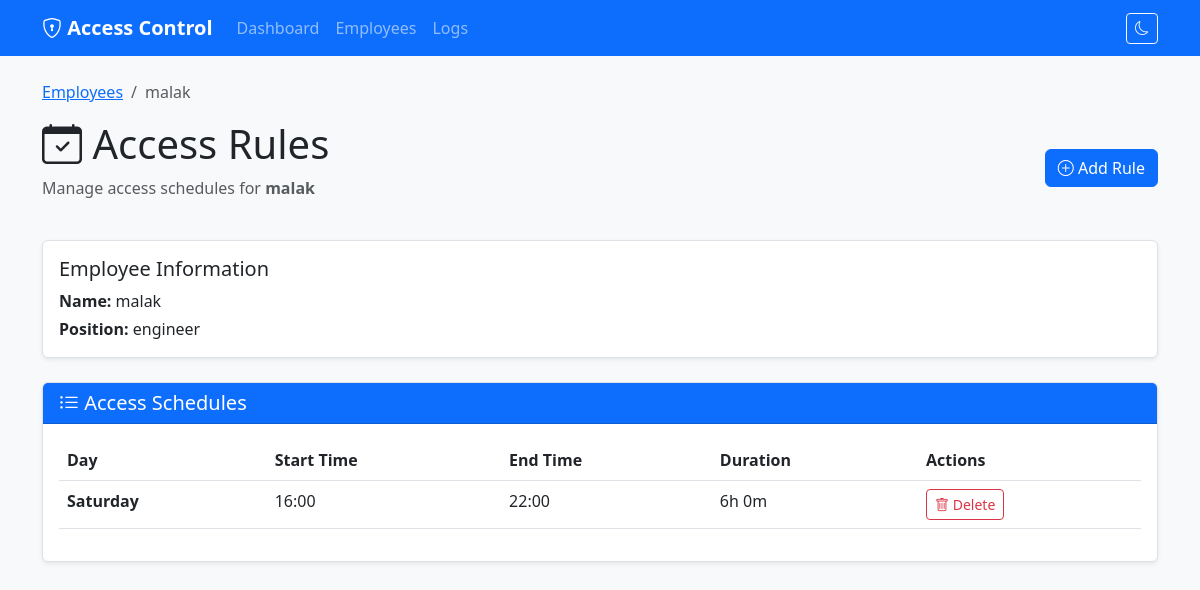
/employee/2/access, run on the app's committed database.
### models.py (models this page shows, shortened)
class Employee(db.Model):
    __tablename__ = 'employees'
    id = Column(Integer, primary_key=True)
    name = Column(String(100), nullable=False)
    position = Column(String(100))
    created_at = Column(DateTime, default=datetime.utcnow)
    access_rules = relationship('AccessRule', back_populates='employee', cascade='all, delete-orphan')
    access_logs = relationship('AccessLog', back_populates='employee', cascade='all, delete-orphan')

class AccessRule(db.Model):
    __tablename__ = 'access_rules'
    id = Column(Integer, primary_key=True)
    employee_id = Column(Integer, ForeignKey('employees.id', ondelete='CASCADE'), nullable=False)
    day_of_week = Column(Integer, nullable=False)  # 0=Monday, 6=Sunday
    start_time = Column(Time, nullable=False)
    end_time = Column(Time, nullable=False)
    employee = relationship('Employee', back_populates='access_rules')

### app.py (the view)
@app.route('/employee/<int:employee_id>/access')
def employee_access_rules(employee_id):
    employee = Employee.query.get_or_404(employee_id)
    rules = AccessRule.query.filter_by(employee_id=employee_id).order_by(
        AccessRule.day_of_week, AccessRule.start_time
    ).all()
    return render_template('access_rules.html',
                         employee=employee,
                         rules=rules,
                         day_names=DAY_NAMES)

### templates/access_rules.html (shortened to what this page needs)
{% extends "base.html" %}
{% block content %}
<div class="row mb-4">
    <div class="col-md-12">
        <nav aria-label="breadcrumb">
            <ol class="breadcrumb">
                <li class="breadcrumb-item"><a href="{{ url_for('employees') }}">Employees</a></li>
                <li class="breadcrumb-item active">{{ employee.name }}</li>
            </ol>
        </nav>
        <div class="d-flex justify-content-between align-items-center">
            <div>
                <h1><i class="bi bi-calendar-check"></i> Access Rules</h1>
                <p class="text-muted">Manage access schedules for <strong>{{ employee.name }}</strong></p>
            </div>
            <button type="button" class="btn btn-primary" data-bs-toggle="modal" data-bs-target="#addRuleModal">
                <i class="bi bi-plus-circle"></i> Add Rule
            </button>
        </div>
    </div>
</div>
<div class="row mb-4">
    <div class="col-md-12">
        <div class="card shadow-sm">
            <div class="card-body">
                <h5 class="card-title">Employee Information</h5>
                <p class="mb-1"><strong>Name:</strong> {{ employee.name }}</p>
                {% if employee.position %}
                <p class="mb-0"><strong>Position:</strong> {{ employee.position }}</p>
                {% endif %}
            </div>
        </div>
    </div>
</div>
<div class="row">
    <div class="col-md-12">
        <div class="card shadow-sm">
            <div class="card-header bg-primary text-white">
                <h5 class="mb-0">
                    <i class="bi bi-list-ul"></i> Access Schedules
                </h5>
            </div>
            <div class="card-body">
                {% if rules %}
                <div class="table-responsive">
                    <table class="table table-hover">
                        <thead>
                            <tr>
                                <th>Day</th>
                                <th>Start Time</th>
                                <th>End Time</th>
                                <th>Duration</th>
                                <th>Actions</th>
                            </tr>
                        </thead>
                        <tbody>
                            {% for rule in rules %}
                            <tr>
                                <td><strong>{{ day_names[rule.day_of_week] }}</strong></td>
                                <td>{{ rule.start_time.strftime('%H:%M') }}</td>
                                <td>{{ rule.end_time.strftime('%H:%M') }}</td>
                                <td>
                                    {% set start_minutes = rule.start_time.hour * 60 + rule.start_time.minute %}
                                    {% set end_minutes = rule.end_time.hour * 60 + rule.end_time.minute %}
                                    {% set duration = end_minutes - start_minutes %}
                                    {{ (duration // 60) }}h {{ (duration % 60) }}m
                                </td>
                                <td>
                                    <form method="POST"
                                          action="{{ url_for('delete_access_rule', rule_id=rule.id) }}"
                                          style="display: inline;"
                                          onsubmit="return confirm('Delete this access rule?');">
                                        <button type="submit" class="btn btn-sm btn-outline-danger">
                                            <i class="bi bi-trash"></i> Delete
                                        </button>
                                    </form>
                                </td>
                            </tr>
                            {% endfor %}
                        </tbody>
                    </table>
                </div>
                {% endif %}
            </div>
        </div>
    </div>
</div>
{% endblock %}

### templates/base.html (style rules this page uses)
.table-responsive { max-height: 600px; }
:root { --bg-body: #f8f9fa; --bg-card: #ffffff; --text-main: #212529; --text-muted: #6c757d; --border-color: #dee2e6; --table-hover: rgba(0, 0, 0, 0.075); }
body { background-color: var(--bg-body); color: var(--text-main); transition: background-color 0.3s, color 0.3s; }
.card { background-color: var(--bg-card); border-color: var(--border-color); }
.table { color: var(--text-main); border-color: var(--border-color); }

### data on the page
Employee: name "malak", position "engineer"
AccessRule: day_of_week "Saturday", start_time "16:00", end_time "22:00", value "6", value "0"
